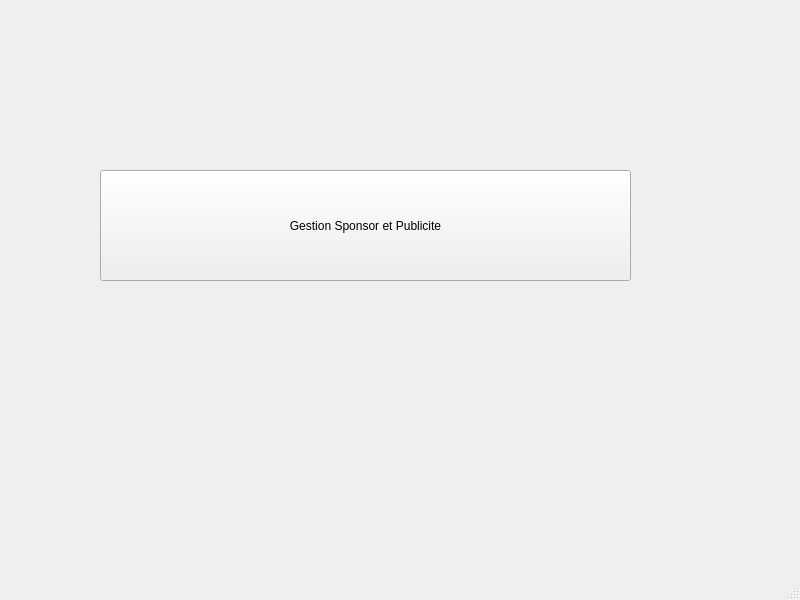
<?xml version="1.0" encoding="UTF-8"?>
<ui version="4.0">
 <class>MainWindow</class>
 <widget class="QMainWindow" name="MainWindow">
  <property name="geometry">
   <rect>
    <x>0</x>
    <y>0</y>
    <width>800</width>
    <height>600</height>
   </rect>
  </property>
  <property name="windowTitle">
   <string>MainWindow</string>
  </property>
  <widget class="QWidget" name="centralwidget">
   <widget class="QPushButton" name="pushButton">
    <property name="geometry">
     <rect>
      <x>100</x>
      <y>170</y>
      <width>531</width>
      <height>111</height>
     </rect>
    </property>
    <property name="text">
     <string>Gestion Sponsor et Publicite</string>
    </property>
   </widget>
  </widget>
  <widget class="QMenuBar" name="menubar">
   <property name="geometry">
    <rect>
     <x>0</x>
     <y>0</y>
     <width>800</width>
     <height>22</height>
    </rect>
   </property>
  </widget>
  <widget class="QStatusBar" name="statusbar"/>
 </widget>
 <resources/>
 <connections/>
</ui>
